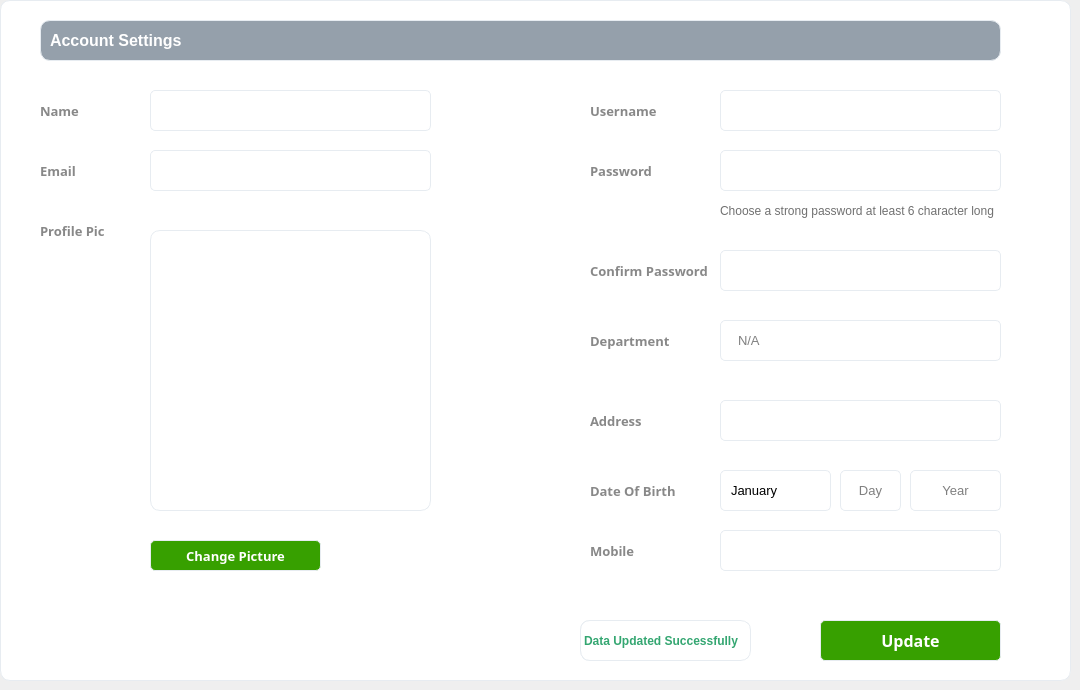
   <widget class="QWidget" name="page_settings">
    <widget class="QFrame" name="frame_6">
     <property name="geometry">
      <rect>
       <x>0</x>
       <y>0</y>
       <width>1071</width>
       <height>681</height>
      </rect>
     </property>
     <property name="focusPolicy">
      <enum>Qt::ClickFocus</enum>
     </property>
     <property name="styleSheet">
      <string notr="true">background: white;
border-radius: 10px;
border: 1px solid #e7ecf1;</string>
     </property>
     <property name="frameShape">
      <enum>QFrame::StyledPanel</enum>
     </property>
     <property name="frameShadow">
      <enum>QFrame::Raised</enum>
     </property>
     <widget class="QLabel" name="label">
      <property name="geometry">
       <rect>
        <x>40</x>
        <y>90</y>
        <width>81</width>
        <height>41</height>
       </rect>
      </property>
      <property name="font">
       <font>
        <family>Segoe UI Semibold</family>
        <pointsize>10</pointsize>
        <weight>75</weight>
        <bold>true</bold>
       </font>
      </property>
      <property name="styleSheet">
       <string notr="true">border:none;
background:none;
color:#888888;</string>
      </property>
      <property name="text">
       <string>Name</string>
      </property>
     </widget>
     <widget class="QLineEdit" name="lineEdit_1">
      <property name="geometry">
       <rect>
        <x>150</x>
        <y>90</y>
        <width>281</width>
        <height>41</height>
       </rect>
      </property>
      <property name="font">
       <font>
        <family>Segoe UI</family>
        <pointsize>10</pointsize>
       </font>
      </property>
      <property name="styleSheet">
       <string notr="true">*{
	border-radius:5px;
	padding-left: 15px;
}

:focus{
    border: 1px solid #34a671;
}</string>
      </property>
      <property name="placeholderText">
       <string/>
      </property>
     </widget>
     <widget class="QLabel" name="label_18">
      <property name="geometry">
       <rect>
        <x>40</x>
        <y>20</y>
        <width>961</width>
        <height>41</height>
       </rect>
      </property>
      <property name="font">
       <font>
        <family>Segoe UI</family>
        <pointsize>12</pointsize>
        <weight>75</weight>
        <bold>true</bold>
       </font>
      </property>
      <property name="styleSheet">
       <string notr="true">padding-left:5px;
background:#95a0ab;
color:White;
</string>
      </property>
      <property name="text">
       <string>Account Settings</string>
      </property>
     </widget>
     <widget class="QLabel" name="label_2">
      <property name="geometry">
       <rect>
        <x>40</x>
        <y>150</y>
        <width>81</width>
        <height>41</height>
       </rect>
      </property>
      <property name="font">
       <font>
        <family>Segoe UI Semibold</family>
        <pointsize>10</pointsize>
        <weight>75</weight>
        <bold>true</bold>
       </font>
      </property>
      <property name="styleSheet">
       <string notr="true">border:none;
background:none;
color:#888888;</string>
      </property>
      <property name="text">
       <string>Email</string>
      </property>
     </widget>
     <widget class="QLabel" name="label_3">
      <property name="geometry">
       <rect>
        <x>40</x>
        <y>210</y>
        <width>81</width>
        <height>41</height>
       </rect>
      </property>
      <property name="font">
       <font>
        <family>Segoe UI Semibold</family>
        <pointsize>10</pointsize>
        <weight>75</weight>
        <bold>true</bold>
       </font>
      </property>
      <property name="styleSheet">
       <string notr="true">border:none;
background:none;
color:#888888;</string>
      </property>
      <property name="text">
       <string>Profile Pic</string>
      </property>
     </widget>
     <widget class="QLabel" name="label_pic_2">
      <property name="geometry">
       <rect>
        <x>150</x>
        <y>230</y>
        <width>281</width>
        <height>281</height>
       </rect>
      </property>
      <property name="text">
       <string/>
      </property>
      <property name="scaledContents">
       <bool>true</bool>
      </property>
     </widget>
     <widget class="QLabel" name="label_19">
      <property name="geometry">
       <rect>
        <x>590</x>
        <y>90</y>
        <width>81</width>
        <height>41</height>
       </rect>
      </property>
      <property name="font">
       <font>
        <family>Segoe UI Semibold</family>
        <pointsize>10</pointsize>
        <weight>75</weight>
        <bold>true</bold>
       </font>
      </property>
      <property name="styleSheet">
       <string notr="true">border:none;
background:none;
color:#888888;</string>
      </property>
      <property name="text">
       <string>Username</string>
      </property>
     </widget>
     <widget class="QLabel" name="label_20">
      <property name="geometry">
       <rect>
        <x>590</x>
        <y>150</y>
        <width>81</width>
        <height>41</height>
       </rect>
      </property>
      <property name="font">
       <font>
        <family>Segoe UI Semibold</family>
        <pointsize>10</pointsize>
        <weight>75</weight>
        <bold>true</bold>
       </font>
      </property>
      <property name="styleSheet">
       <string notr="true">border:none;
background:none;
color:#888888;</string>
      </property>
      <property name="text">
       <string>Password</string>
      </property>
     </widget>
     <widget class="QPushButton" name="pushButton_cpic">
      <property name="geometry">
       <rect>
        <x>150</x>
        <y>540</y>
        <width>171</width>
        <height>31</height>
       </rect>
      </property>
      <property name="font">
       <font>
        <family>Segoe UI Semibold</family>
        <pointsize>10</pointsize>
        <weight>75</weight>
        <bold>true</bold>
       </font>
      </property>
      <property name="cursor">
       <cursorShape>PointingHandCursor</cursorShape>
      </property>
      <property name="styleSheet">
       <string notr="true">*{
background:#37a000;
color:white;
border-radius: 5px;
}
:hover{
background: #2f8700;
}</string>
      </property>
      <property name="text">
       <string>Change Picture</string>
      </property>
     </widget>
     <widget class="QLineEdit" name="lineEdit_2">
      <property name="geometry">
       <rect>
        <x>150</x>
        <y>150</y>
        <width>281</width>
        <height>41</height>
       </rect>
      </property>
      <property name="font">
       <font>
        <family>Segoe UI</family>
        <pointsize>10</pointsize>
       </font>
      </property>
      <property name="styleSheet">
       <string notr="true">*{
	border-radius:5px;
	padding-left: 15px;
}

:focus{
    border: 1px solid #34a671;
}</string>
      </property>
      <property name="placeholderText">
       <string/>
      </property>
     </widget>
     <widget class="QLineEdit" name="lineEdit_3">
      <property name="geometry">
       <rect>
        <x>720</x>
        <y>90</y>
        <width>281</width>
        <height>41</height>
       </rect>
      </property>
      <property name="font">
       <font>
        <family>Segoe UI</family>
        <pointsize>10</pointsize>
       </font>
      </property>
      <property name="focusPolicy">
       <enum>Qt::NoFocus</enum>
      </property>
      <property name="styleSheet">
       <string notr="true">*{
	border-radius:5px;
	padding-left: 15px;
}

:focus{
    border: 1px solid #34a671;
}</string>
      </property>
      <property name="placeholderText">
       <string/>
      </property>
     </widget>
     <widget class="QLineEdit" name="lineEdit_4">
      <property name="geometry">
       <rect>
        <x>720</x>
        <y>150</y>
        <width>281</width>
        <height>41</height>
       </rect>
      </property>
      <property name="font">
       <font>
        <family>Segoe UI</family>
        <pointsize>10</pointsize>
       </font>
      </property>
      <property name="styleSheet">
       <string notr="true">*{
	border-radius:5px;
	padding-left: 15px;
}

:focus{
    border: 1px solid #34a671;
}</string>
      </property>
      <property name="echoMode">
       <enum>QLineEdit::Password</enum>
      </property>
      <property name="placeholderText">
       <string/>
      </property>
     </widget>
     <widget class="QLabel" name="label_21">
      <property name="geometry">
       <rect>
        <x>590</x>
        <y>320</y>
        <width>81</width>
        <height>41</height>
       </rect>
      </property>
      <property name="font">
       <font>
        <family>Segoe UI Semibold</family>
        <pointsize>10</pointsize>
        <weight>75</weight>
        <bold>true</bold>
       </font>
      </property>
      <property name="styleSheet">
       <string notr="true">border:none;
background:none;
color:#888888;</string>
      </property>
      <property name="text">
       <string>Department</string>
      </property>
     </widget>
     <widget class="QLineEdit" name="lineEdit_5">
      <property name="geometry">
       <rect>
        <x>720</x>
        <y>320</y>
        <width>281</width>
        <height>41</height>
       </rect>
      </property>
      <property name="font">
       <font>
        <family>Segoe UI</family>
        <pointsize>10</pointsize>
       </font>
      </property>
      <property name="styleSheet">
       <string notr="true">*{
	border-radius:5px;
	padding-left: 15px;
}

:focus{
    border: 1px solid #34a671;
}</string>
      </property>
      <property name="text">
       <string/>
      </property>
      <property name="placeholderText">
       <string>N/A</string>
      </property>
     </widget>
     <widget class="QLabel" name="label_22">
      <property name="geometry">
       <rect>
        <x>590</x>
        <y>250</y>
        <width>121</width>
        <height>41</height>
       </rect>
      </property>
      <property name="font">
       <font>
        <family>Segoe UI Semibold</family>
        <pointsize>10</pointsize>
        <weight>75</weight>
        <bold>true</bold>
       </font>
      </property>
      <property name="styleSheet">
       <string notr="true">border:none;
background:none;
color:#888888;</string>
      </property>
      <property name="text">
       <string>Confirm Password</string>
      </property>
     </widget>
     <widget class="QLineEdit" name="lineEdit_6">
      <property name="geometry">
       <rect>
        <x>720</x>
        <y>250</y>
        <width>281</width>
        <height>41</height>
       </rect>
      </property>
      <property name="font">
       <font>
        <family>Segoe UI</family>
        <pointsize>10</pointsize>
       </font>
      </property>
      <property name="styleSheet">
       <string notr="true">*{
	border-radius:5px;
	padding-left: 15px;
}

:focus{
    border: 1px solid #34a671;
}</string>
      </property>
      <property name="echoMode">
       <enum>QLineEdit::Password</enum>
      </property>
      <property name="placeholderText">
       <string/>
      </property>
     </widget>
     <widget class="QLabel" name="label_23">
      <property name="geometry">
       <rect>
        <x>590</x>
        <y>400</y>
        <width>81</width>
        <height>41</height>
       </rect>
      </property>
      <property name="font">
       <font>
        <family>Segoe UI Semibold</family>
        <pointsize>10</pointsize>
        <weight>75</weight>
        <bold>true</bold>
       </font>
      </property>
      <property name="styleSheet">
       <string notr="true">border:none;
background:none;
color:#888888;</string>
      </property>
      <property name="text">
       <string>Address</string>
      </property>
     </widget>
     <widget class="QLineEdit" name="lineEdit_7">
      <property name="geometry">
       <rect>
        <x>720</x>
        <y>400</y>
        <width>281</width>
        <height>41</height>
       </rect>
      </property>
      <property name="font">
       <font>
        <family>Segoe UI</family>
        <pointsize>10</pointsize>
       </font>
      </property>
      <property name="styleSheet">
       <string notr="true">*{
	border-radius:5px;
	padding-left: 15px;
}

:focus{
    border: 1px solid #34a671;
}</string>
      </property>
      <property name="text">
       <string/>
      </property>
      <property name="placeholderText">
       <string/>
      </property>
     </widget>
     <widget class="QLabel" name="label_24">
      <property name="geometry">
       <rect>
        <x>720</x>
        <y>190</y>
        <width>301</width>
        <height>41</height>
       </rect>
      </property>
      <property name="font">
       <font>
        <family>Segoe UI</family>
        <pointsize>9</pointsize>
       </font>
      </property>
      <property name="styleSheet">
       <string notr="true">border:none;
background:none;
color:#707070;</string>
      </property>
      <property name="text">
       <string>Choose a strong password at least 6 character long</string>
      </property>
     </widget>
     <widget class="QLabel" name="label_25">
      <property name="geometry">
       <rect>
        <x>590</x>
        <y>470</y>
        <width>111</width>
        <height>41</height>
       </rect>
      </property>
      <property name="font">
       <font>
        <family>Segoe UI Semibold</family>
        <pointsize>10</pointsize>
        <weight>75</weight>
        <bold>true</bold>
       </font>
      </property>
      <property name="styleSheet">
       <string notr="true">border:none;
background:none;
color:#888888;</string>
      </property>
      <property name="text">
       <string>Date Of Birth</string>
      </property>
     </widget>
     <widget class="QLabel" name="label_26">
      <property name="geometry">
       <rect>
        <x>590</x>
        <y>530</y>
        <width>111</width>
        <height>41</height>
       </rect>
      </property>
      <property name="font">
       <font>
        <family>Segoe UI Semibold</family>
        <pointsize>10</pointsize>
        <weight>75</weight>
        <bold>true</bold>
       </font>
      </property>
      <property name="styleSheet">
       <string notr="true">border:none;
background:none;
color:#888888;</string>
      </property>
      <property name="text">
       <string>Mobile</string>
      </property>
     </widget>
     <widget class="QLineEdit" name="lineEdit_9">
      <property name="geometry">
       <rect>
        <x>720</x>
        <y>530</y>
        <width>281</width>
        <height>41</height>
       </rect>
      </property>
      <property name="font">
       <font>
        <family>Segoe UI</family>
        <pointsize>10</pointsize>
       </font>
      </property>
      <property name="styleSheet">
       <string notr="true">*{
	border-radius:5px;
	padding-left: 15px;
}

:focus{
    border: 1px solid #34a671;
}</string>
      </property>
      <property name="text">
       <string/>
      </property>
      <property name="placeholderText">
       <string/>
      </property>
     </widget>
     <widget class="QPushButton" name="pushButton_update">
      <property name="geometry">
       <rect>
        <x>820</x>
        <y>620</y>
        <width>181</width>
        <height>41</height>
       </rect>
      </property>
      <property name="font">
       <font>
        <family>Segoe UI Semibold</family>
        <pointsize>12</pointsize>
        <weight>75</weight>
        <bold>true</bold>
       </font>
      </property>
      <property name="cursor">
       <cursorShape>PointingHandCursor</cursorShape>
      </property>
      <property name="styleSheet">
       <string notr="true">*{
background:#37a000;
color:white;
border-radius: 5px;
}
:hover{
background: #2f8700;
}</string>
      </property>
      <property name="text">
       <string>Update</string>
      </property>
     </widget>
     <widget class="QLabel" name="label_incorr">
      <property name="geometry">
       <rect>
        <x>580</x>
        <y>620</y>
        <width>131</width>
        <height>41</height>
       </rect>
      </property>
      <property name="font">
       <font>
        <family>MS Shell Dlg 2</family>
        <pointsize>9</pointsize>
        <weight>75</weight>
        <bold>true</bold>
       </font>
      </property>
      <property name="styleSheet">
       <string notr="true">color:red;</string>
      </property>
      <property name="text">
       <string>Fill up all the query</string>
      </property>
     </widget>
     <widget class="QLabel" name="label_corr">
      <property name="geometry">
       <rect>
        <x>580</x>
        <y>620</y>
        <width>171</width>
        <height>41</height>
       </rect>
      </property>
      <property name="font">
       <font>
        <family>MS Shell Dlg 2</family>
        <pointsize>9</pointsize>
        <weight>75</weight>
        <bold>true</bold>
       </font>
      </property>
      <property name="styleSheet">
       <string notr="true">color:#34a671;</string>
      </property>
      <property name="text">
       <string>Data Updated Successfully</string>
      </property>
     </widget>
     <widget class="QLabel" name="label_pic_2_frame">
      <property name="geometry">
       <rect>
        <x>150</x>
        <y>230</y>
        <width>281</width>
        <height>281</height>
       </rect>
      </property>
      <property name="styleSheet">
       <string notr="true">border:none;
background:none;</string>
      </property>
      <property name="text">
       <string/>
      </property>
      <property name="pixmap">
       <pixmap resource="Resources.qrc">:/imgs/frame_3.png</pixmap>
      </property>
      <property name="scaledContents">
       <bool>true</bool>
      </property>
     </widget>
     <widget class="QComboBox" name="comboBox_month">
      <property name="geometry">
       <rect>
        <x>720</x>
        <y>470</y>
        <width>111</width>
        <height>41</height>
       </rect>
      </property>
      <property name="font">
       <font>
        <family>Segoe UI</family>
        <pointsize>10</pointsize>
       </font>
      </property>
      <property name="styleSheet">
       <string notr="true">*{
	border-radius:5px;
	padding-left:10px;
}

:hover{
	border: 1px solid #34a671;
}

:focus{
	border: 1px solid #34a671;
}

::drop-down{
border:0px
}

::down-arrow {
    image: url(:/imgs/arrow-down-sign-to-navigate.png);
    width: 10px;
    height: 10px;
	padding-right:10px;
	padding-top:5px;
}
</string>
      </property>
      <item>
       <property name="text">
        <string>January</string>
       </property>
      </item>
      <item>
       <property name="text">
        <string>February</string>
       </property>
      </item>
      <item>
       <property name="text">
        <string>March</string>
       </property>
      </item>
      <item>
       <property name="text">
        <string>April</string>
       </property>
      </item>
      <item>
       <property name="text">
        <string>May</string>
       </property>
      </item>
      <item>
       <property name="text">
        <string>June</string>
       </property>
      </item>
      <item>
       <property name="text">
        <string>July</string>
       </property>
      </item>
      <item>
       <property name="text">
        <string>August</string>
       </property>
      </item>
      <item>
       <property name="text">
        <string>September</string>
       </property>
      </item>
      <item>
       <property name="text">
        <string>October</string>
       </property>
      </item>
      <item>
       <property name="text">
        <string>November</string>
       </property>
      </item>
      <item>
       <property name="text">
        <string>December</string>
       </property>
      </item>
     </widget>
     <widget class="QLineEdit" name="lineEdit_day">
      <property name="geometry">
       <rect>
        <x>840</x>
        <y>470</y>
        <width>61</width>
        <height>41</height>
       </rect>
      </property>
      <property name="font">
       <font>
        <family>Segoe UI</family>
        <pointsize>10</pointsize>
       </font>
      </property>
      <property name="styleSheet">
       <string notr="true">*{
	border-radius:5px;
}

:hover{
	border: 1px solid #34a671;
}

:focus{
    border: 1px solid #34a671;
}
</string>
      </property>
      <property name="text">
       <string/>
      </property>
      <property name="alignment">
       <set>Qt::AlignCenter</set>
      </property>
      <property name="placeholderText">
       <string>Day</string>
      </property>
     </widget>
     <widget class="QLineEdit" name="lineEdit_year">
      <property name="geometry">
       <rect>
        <x>910</x>
        <y>470</y>
        <width>91</width>
        <height>41</height>
       </rect>
      </property>
      <property name="font">
       <font>
        <family>Segoe UI</family>
        <pointsize>10</pointsize>
       </font>
      </property>
      <property name="styleSheet">
       <string notr="true">*{
	border-radius:5px;
}

:hover{
	border: 1px solid #34a671;
}

:focus{
    border: 1px solid #34a671;
}</string>
      </property>
      <property name="text">
       <string/>
      </property>
      <property name="alignment">
       <set>Qt::AlignCenter</set>
      </property>
      <property name="placeholderText">
       <string>Year</string>
      </property>
     </widget>
    </widget>
   </widget>
